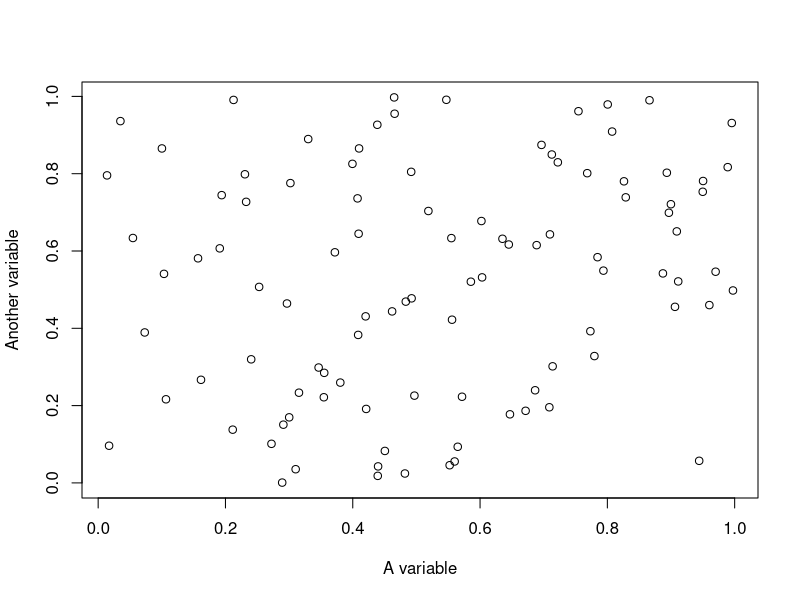

Write R code to recreate this figure.
## ---- chunk 1
# This is a code cell
library(MASS)
## ---- chunk 2
x <- runif(100)
y <- runif(100)

plot(
  x,
  y,
  xlab = "A variable",
  ylab = "Another variable"
)
